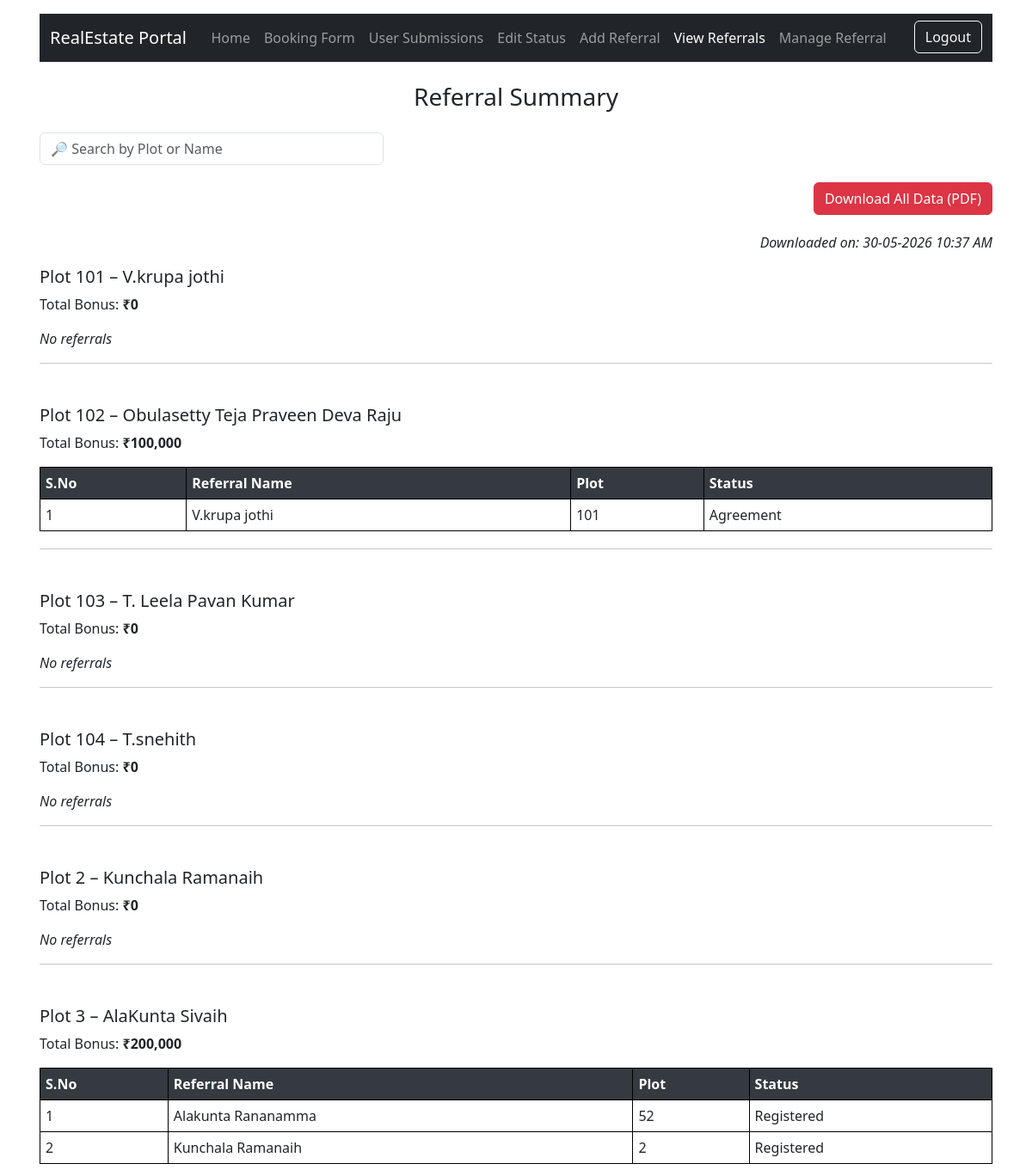
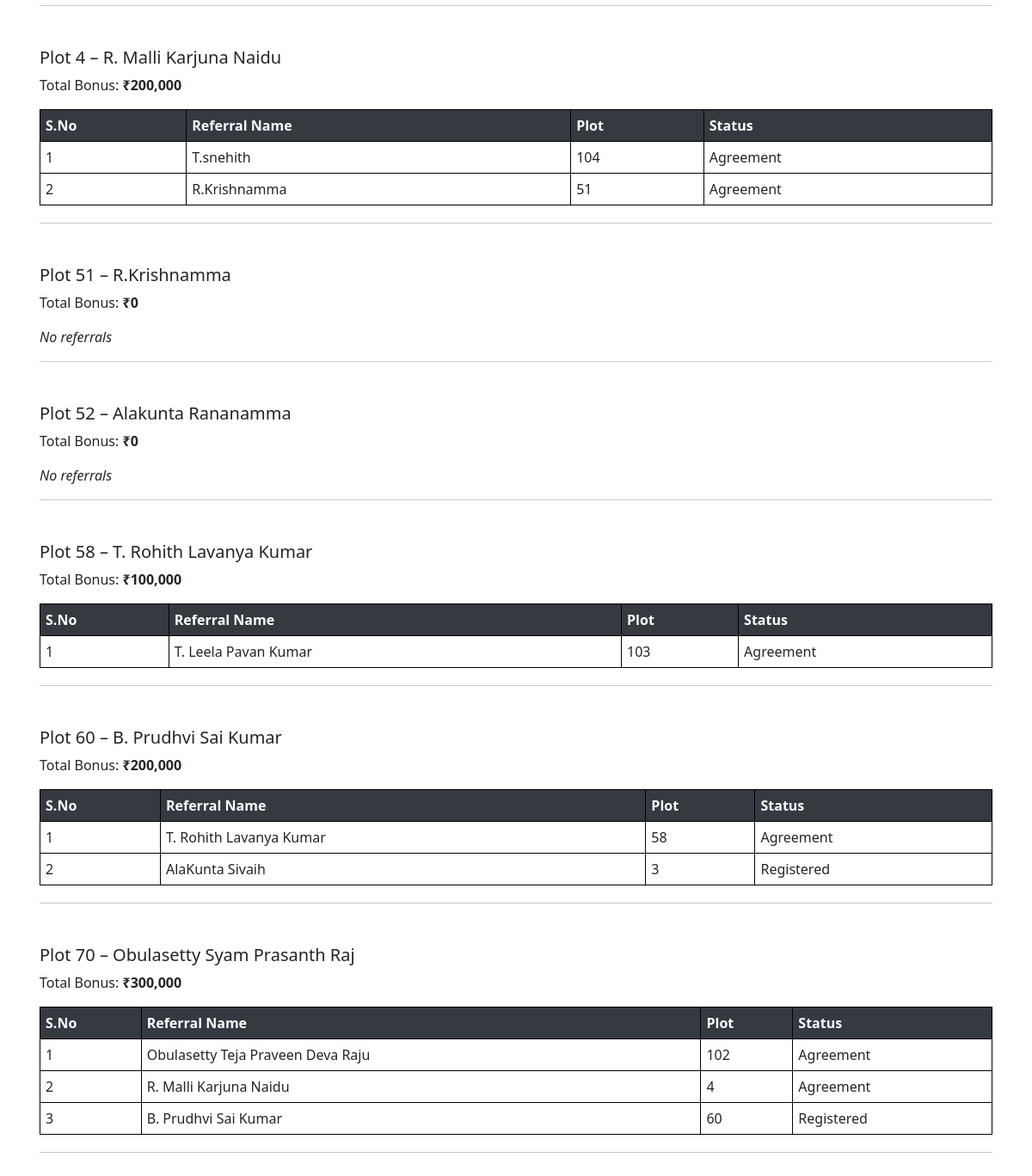
Screenshot of /referral_tree.php (signed in) with the database file from the repository (2 pictures, top to bottom).
### tables this page shows
CREATE TABLE `user_details` (
  `id` int(11) NOT NULL,
  `name` varchar(100) DEFAULT NULL,
  `phone` varchar(20) DEFAULT NULL,
  `plot` varchar(50) DEFAULT NULL,
  `status` varchar(50) DEFAULT NULL,
  `created_at` timestamp NOT NULL DEFAULT current_timestamp(),
  `registered_date` datetime DEFAULT NULL,
  `booked_date` datetime DEFAULT NULL,
  `agreement_date` datetime DEFAULT NULL,
  `referral_bonus` int(11) DEFAULT 0
);

### referral_tree.php (the view, shortened to what this page needs)
<?php
include 'db_config.php';
$users = $conn->query("SELECT id, plot, name FROM user_details ORDER BY plot ASC");
$allData = [];
while ($user = $users->fetch_assoc()) {
    $referrerId   = $user['id'];
    $referrerPlot = $user['plot'];
    $referrerName = $user['name'];
    $query = "SELECT u.name, u.plot, u.status
              FROM referrals r
              JOIN user_details u ON r.referred_user_id = u.id
              WHERE r.referrer_id = ?";
    $stmt = $conn->prepare($query);
    $stmt->bind_param("i", $referrerId);
    $stmt->execute();
    $result = $stmt->get_result();
    $children = [];
    $calculatedBonus = 0;
    while ($row = $result->fetch_assoc()) {
        if (in_array($row['status'], ['Agreement', 'Registered'])) {
            $calculatedBonus += 100000;
        }
        $children[] = $row;
    }
    $allData[] = [
        "id"       => $referrerId,
        "plot"     => $referrerPlot,
        "name"     => $referrerName,
        "bonus"    => $calculatedBonus,
        "children" => $children
    ];
}
?>
<!DOCTYPE html>
<html>
<head>
<link rel="stylesheet" href="https://cdn.jsdelivr.net/npm/bootstrap@5.3.2/dist/css/bootstrap.min.css">
</head>
<body class="container p-3">
  <nav class="navbar navbar-expand-lg navbar-dark bg-dark">
    <div class="container">
      <a class="navbar-brand" href="index.php">RealEstate Portal</a>
      <div class="collapse navbar-collapse" id="navbarNav">
        <ul class="navbar-nav ms-auto">
          <li class="nav-item"><a class="nav-link" href="index.php">Home</a></li>
          <li class="nav-item"><a class="nav-link " href="book.php">Booking Form</a></li>
          <li class="nav-item"><a class="nav-link" href="User-data.php">User Submissions</a></li>
          <li class="nav-item"><a class="nav-link" href="Edit.php">Edit Status</a></li>
          <li class="nav-item"><a class="nav-link " href="add_referral.php">Add Referral</a></li>
          <li class="nav-item"><a class="nav-link active" href="referral_tree.php">View Referrals</a></li>
          <li class="nav-item"><a class="nav-link  " href="manage_referrals.php">Manage Referral</a></li>
          <li class="nav-item ms-4"><a class="btn btn-outline-light" href="logout.php">Logout</a></li>
        </ul>
      </div>
    </div>
  </nav> <br/>
<h3 class="text-center mb-4">Referral Summary</h3>
<input type="text" id="searchInput" class="form-control" placeholder="🔎 Search by Plot or Name">
<div class="text-end mb-3">
  <button onclick="downloadAllPDF()" class="btn btn-danger">Download All Data (PDF)</button>
</div>
<div id="referrals-container">
  <p class="text-end"><i>Downloaded on: <?php echo date("d-m-Y h:i A"); ?></i></p>
  <?php foreach ($allData as $tree): ?>
    <div class="referral-block mb-5">
      <h5>Plot <?php echo $tree['plot']; ?> – <?php echo $tree['name']; ?></h5>
      <p>Total Bonus: <b>₹<?php echo number_format($tree['bonus']); ?></b></p>
      <?php if (!empty($tree['children'])): ?>
      <table>
        <thead>
          <tr>
            <th>S.No</th>
            <th>Referral Name</th>
            <th>Plot</th>
            <th>Status</th>
          </tr>
        </thead>
        <tbody>
          <?php $i=1; foreach ($tree['children'] as $child): ?>
          <tr>
            <td><?php echo $i++; ?></td>
            <td><?php echo htmlspecialchars($child['name']); ?></td>
            <td><?php echo htmlspecialchars($child['plot']); ?></td>
            <td><?php echo htmlspecialchars($child['status']); ?></td>
          </tr>
          <?php endforeach; ?>
        </tbody>
      </table>
      <?php else: ?>
        <p><i>No referrals</i></p>
      <?php endif; ?>
      <hr>
    </div>
  <?php endforeach; ?>
</div>
</body>
</html>

### referral_tree.php (style rules this page uses)
table { width: 100%; border-collapse: collapse; margin-bottom: 20px; page-break-inside: auto; }
th, td { border: 1px solid #000; padding: 6px; text-align: left; }
tr { page-break-inside: avoid; page-break-after: auto; }
thead { background: #343a40; color: white; }
#referrals-container { margin-top: 20px; }
#searchInput { max-width: 400px; margin-bottom: 20px; }

### rows the page displays
user_details: plot "101", name "V.krupa jothi", bonus "0", shows "No referrals", status "Agreement"
user_details: plot "102", name "Obulasetty Teja Praveen Deva Raju", bonus "100,000", status "Agreement"
user_details: plot "103", name "T. Leela Pavan Kumar", bonus "0", shows "No referrals", status "Agreement"
user_details: plot "104", name "T.snehith", bonus "0", shows "No referrals", status "Agreement"
user_details: plot "2", name "Kunchala Ramanaih", bonus "0", shows "No referrals", status "Registered"
user_details: plot "3", name "AlaKunta Sivaih", bonus "200,000", status "Registered"
user_details: name "Alakunta Rananamma", plot "52", status "Registered", bonus "0", shows "No referrals"
user_details: plot "4", name "R. Malli Karjuna Naidu", bonus "200,000", status "Agreement"
user_details: name "R.Krishnamma", plot "51", status "Agreement", bonus "0", shows "No referrals"
user_details: plot "58", name "T. Rohith Lavanya Kumar", bonus "100,000", status "Agreement"
user_details: plot "60", name "B. Prudhvi Sai Kumar", bonus "200,000", status "Registered"
user_details: plot "70", name "Obulasetty Syam Prasanth Raj", bonus "300,000"
